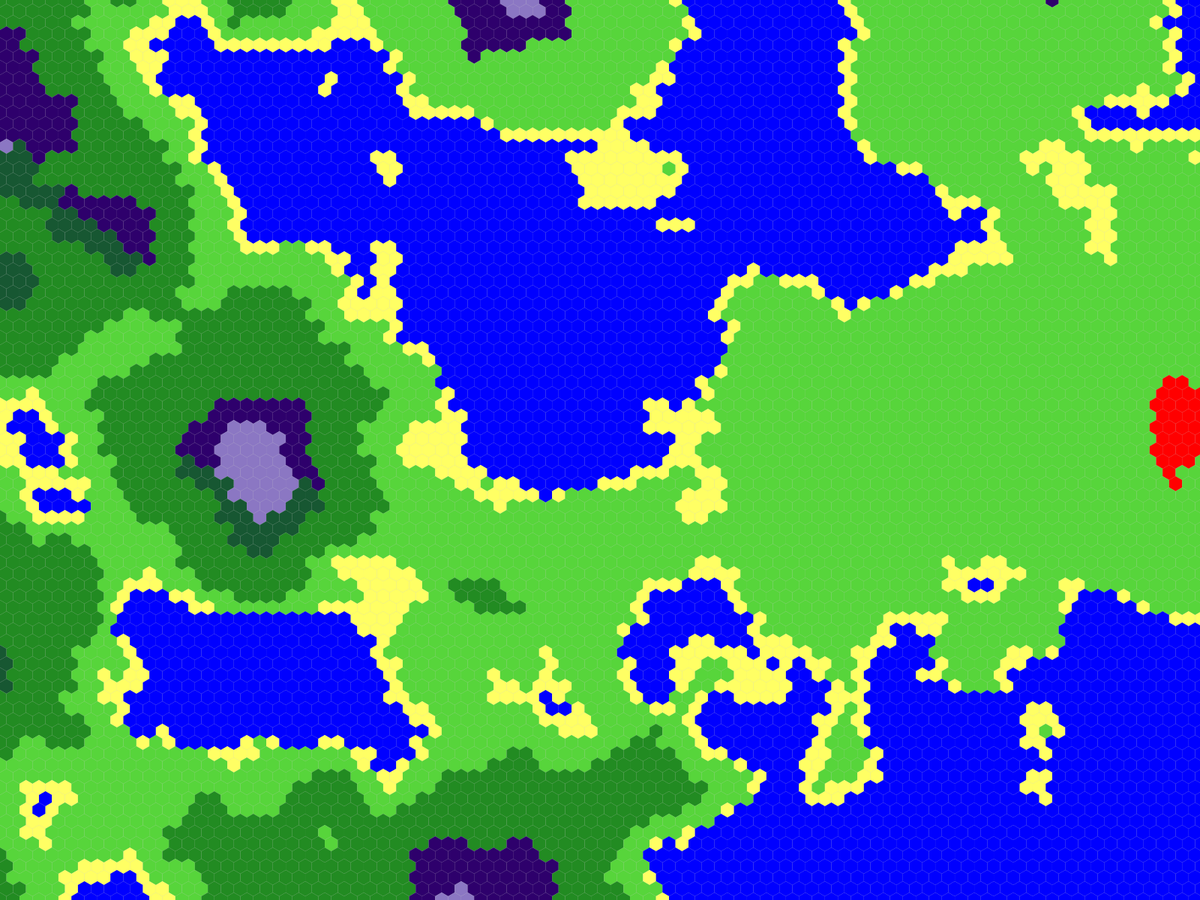
Frame 1 (no input)
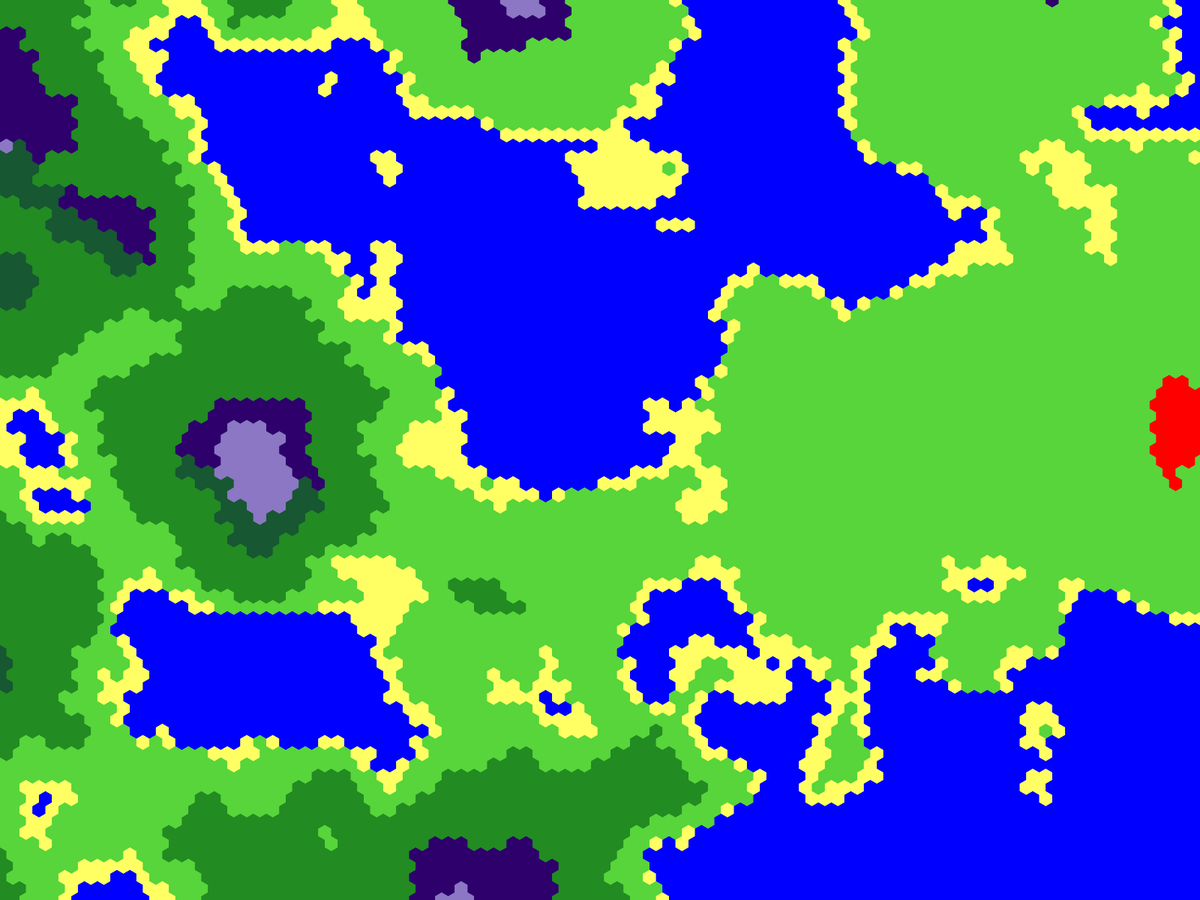
Frame 60 (the mouse pressed at the canvas centre just before this capture)
Frame 120 (the mouse held since frame 60 and released just before this capture): identical to frame 60, image omitted

The Processing sketch that drew these frames (run headless with seeded random() and noise(); from frame 60 on, the mouse is pressed at the canvas centre):

// Processing sketch: Generation_terrain
// ── Generation_terrain.pde
float inc = 0.05;
int scl = 10;
int cols, rows;
float[][] niveau;
float[][] humidite;

int centX, centY, nbX, nbY;

String currentB = "";

float freq = 0.2;


public void setup(){
  //size(600, 600);
  fullScreen();
  cols = width/scl;
  rows = height/scl;
  niveau = new float[cols][rows];
  humidite = new float[cols][rows];
  initMap();
  
  centX = width / 2;
  centY = height / 2;
  initView();
}

public void draw(){
  
  int posX = centX * cols / width;
  int posY = centY * rows / height;
  
  for(int y = 0; y < rows; y ++){
    for (int x = 0; x < cols; x ++){
      drawCell(x, y);
    }
  }
  
  //fill(255);
  //stroke(0);
  //rect(0, 0, 150, 35);
  
  //fill(0);
  //textSize(26);
  //text(biomeTxt(), 10, 25);
  
}

public void initView(){
  nbX = width / scl;
  nbY = height / scl;
}

public void initMap(){
  //noiseSeed(0);
  float yoff = 0.0;
  for(int y = 0; y < rows; y ++){
    float xoff = 0.0;
    for (int x = 0; x < cols; x ++){
      float niv = noise(xoff, yoff);
      float hum = noise(freq * xoff, freq * yoff);
      niveau[x][y] = niv;
      humidite[x][y] = hum;
      
      xoff += inc;
    }
    yoff += inc;
  }
}

public void drawCell(int x, int y){
  float niv = niveau[x][y];
  float hum = humidite[x][y];
  noStroke();
  fill(getCol(niv, hum));
  drawHexa(x, y);
  //rect(x * scl, y * scl, scl, scl);
}

public void drawHexa(float x, float y){
  
  float ox = x * sqrt(3) * scl + y % 2 * sqrt(3) * scl / 2;
  float oy = y * 3 * scl / 2;
  
  float angle = TWO_PI / 6;
  translate(ox, oy);
  beginShape();
  for(float a = PI / 6; a < TWO_PI; a += angle){
    float hx = cos(a) * scl;
    float hy = sin(a) * scl;
    vertex(hx, hy);
  }
  endShape(CLOSE);
  translate(-ox, -oy);
}

public void keyPressed(){
  switch(key){
    case '+':
      scl += 10;
      initView();
      break;
    case '-':
      scl = scl > 10 ? scl - 10 : 10;
      initView();
      break;
    case 'z':
      centY -= 5;
      break;
    case 'q':
      centX -= 5;
      break;
    case 's':
      centY += 5;
      break;
    case 'd':
      centX += 5;
      break;
  }
}

// ── Utils.pde
enum biomes {
  OCEAN,
  PLAGE,
  PLAINE,
  MONTAGNE,
  TUNDRA,
  NEIGE,
  DESERT,
  FORET,
  TAIGA,
  MARECAGE,
  JUNGLE
}

public color getCol(float niv, float hum){
  int r = 0;
  int g = 0;
  int b = 0;
  
  switch(getBiome(niv, hum)){
    case OCEAN:
      b = 255;
      break;
    case PLAGE:
      r = 255;
      g = 255;
      b = 100;
      break;
    case PLAINE:
      r = 87;
      g = 213;
      b = 59;
      break;
    case MONTAGNE:
      r = 128;
      break;
    case TUNDRA:
      r = 139;
      g = 119;
      b = 195;
      break;
    case NEIGE:
      r = 255;
      g = 255;
      b = 255;
      break;
    case DESERT:
      r = 255;
      g = 0;
      b = 0;
      break;
    case FORET:
      r = 34;
      g = 139;
      b = 34;
      break;
    case TAIGA:
      r = 23;
      g = 87;
      b = 50;
      break;
    case MARECAGE:
      r = 46;
      b = 108;
      break;
    case JUNGLE:
      r = 20;
      g = 148;
      b = 20;
      break;
  }
  
  return color(r, g, b);
}



public Generation_terrain.biomes getBiome(float niv, float hum){
  if (niv < 0.35){
    return biomes.OCEAN;
  }
  if (niv < 0.375){
    return biomes.PLAGE;
  }
  
  if (niv > 0.75) {
    if (hum < 0.3){ 
      return biomes.MONTAGNE;
    }
    if (hum < 0.8){
      return biomes.TUNDRA;
    }
    return biomes.NEIGE;
  }

  if (niv > 0.65) {
    if (hum < 0.33){
      return biomes.DESERT;
    }
    if (hum < 0.66){
      return biomes.MARECAGE;
    }
    return biomes.TAIGA;
  }

  if (niv > 0.45) {
    if (hum < 0.16){
      return biomes.DESERT;
    }
    if (hum < 0.50){
      return biomes.PLAINE;
    }
    if (hum < 0.83){
      return biomes.FORET;
    }
    return biomes.JUNGLE;
  }
  return biomes.PLAINE;
}

public String biomeTxt(){
  int x = mouseX / scl;
  int y = mouseY / scl;
  switch(getBiome(niveau[x][y], humidite[x][y])){
    case OCEAN:
      return "Ocean";
    case PLAGE:
      return "Plage";
    case PLAINE:
      return "Plaine";
    case MONTAGNE:
      return "Montagne";
    case TUNDRA:
      return "Tundra";
    case NEIGE:
      return "Neige";
    case DESERT:
      return "Desert";
    case FORET:
      return "Foret";
    case TAIGA:
      return "Taiga";
    case MARECAGE:
      return "Marecage";
    case JUNGLE:
      return "Jungle";
  }
  return "";
}
